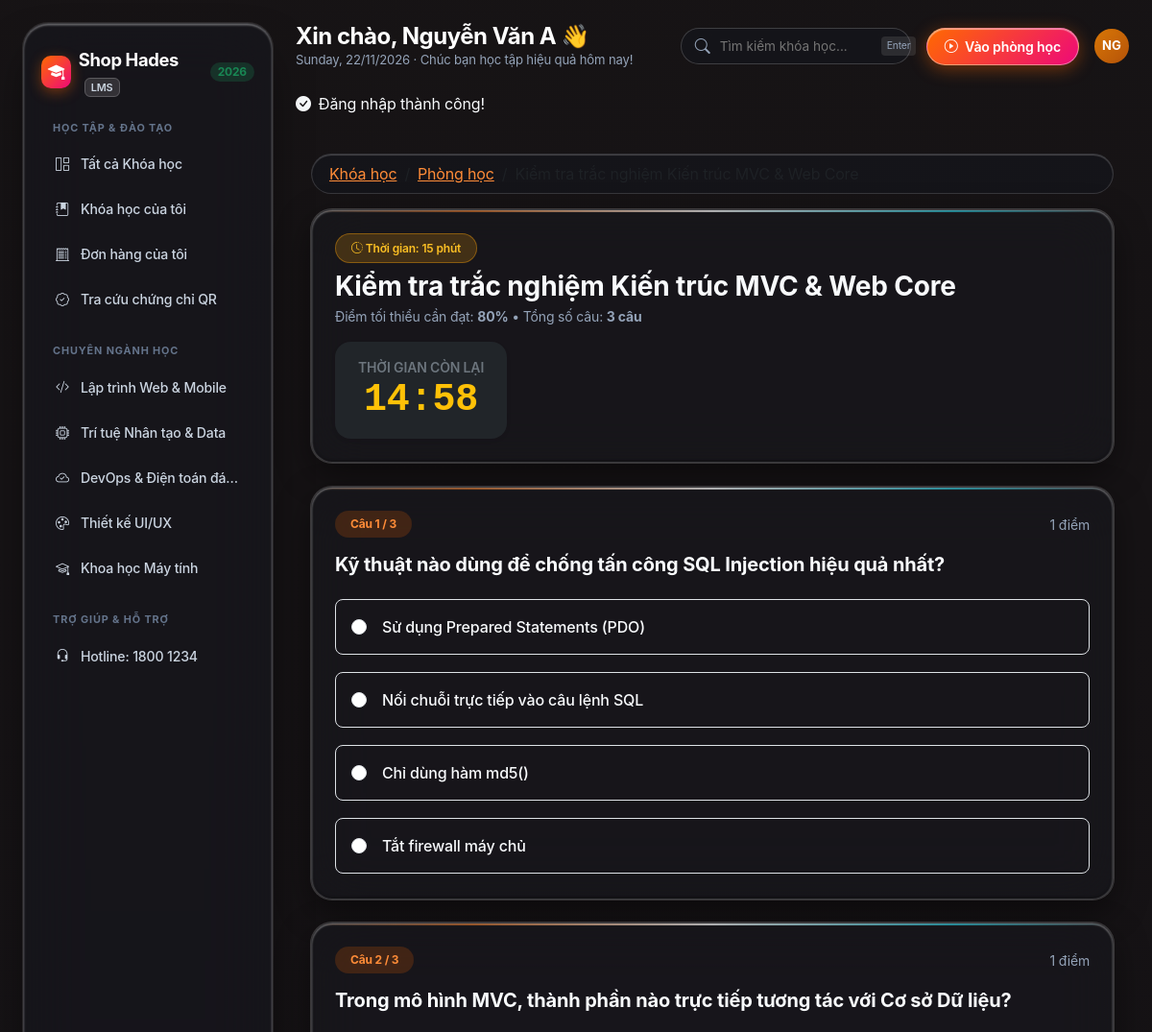
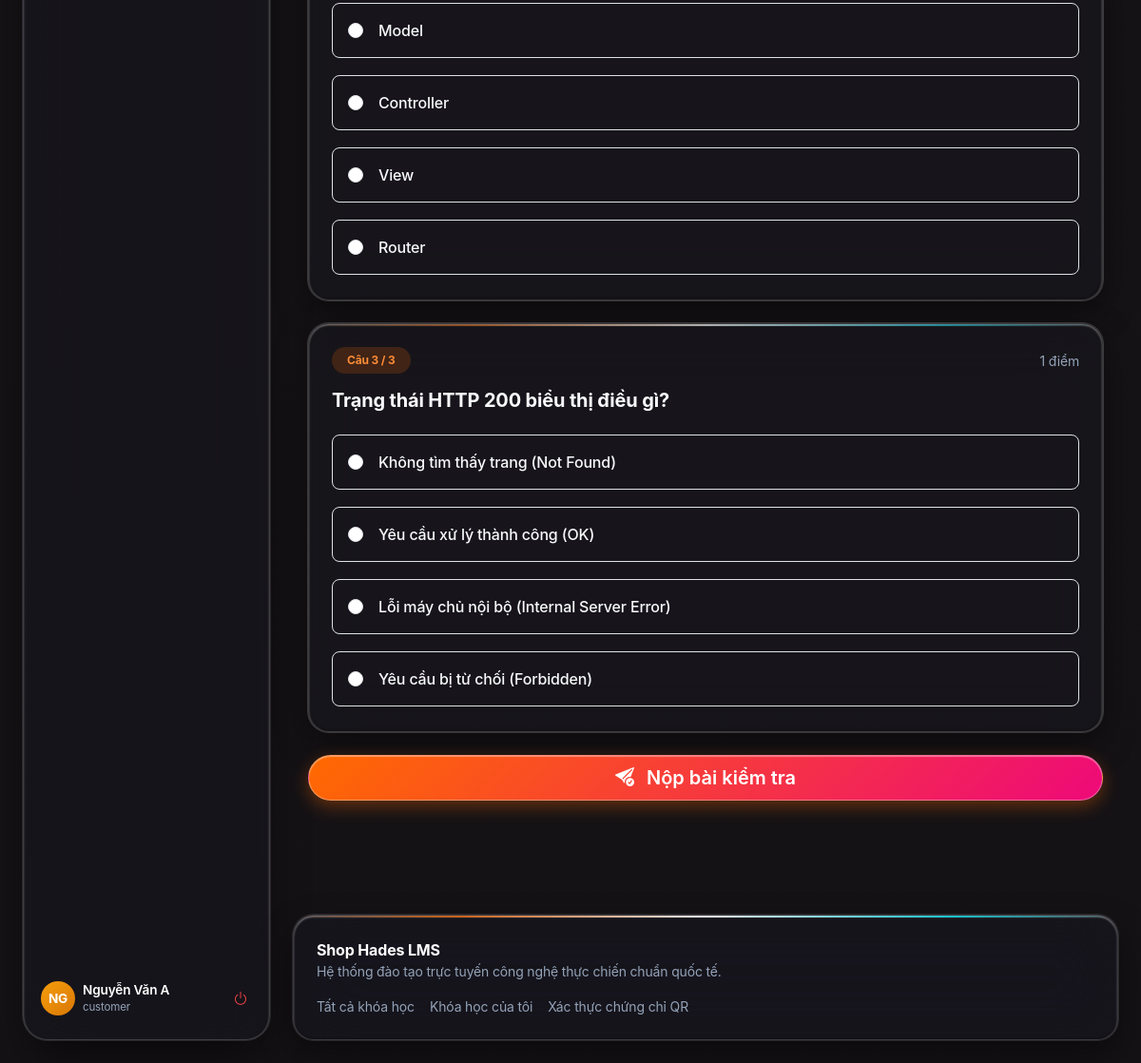
The app's page /quiz/1 (signed in) with its own data (2 pictures, top to bottom).
### tables this page shows
CREATE TABLE `users` (
  `id` int unsigned NOT NULL AUTO_INCREMENT,
  `name` varchar(100) NOT NULL,
  `email` varchar(150) NOT NULL,
  `phone` varchar(20) NOT NULL DEFAULT '',
  `avatar` varchar(255) DEFAULT NULL,
  `password` varchar(255) NOT NULL,
  `role` enum('admin','customer','shipper','student','instructor') NOT NULL DEFAULT 'student',
  `status` enum('active','inactive','banned') NOT NULL DEFAULT 'active',
  `created_at` datetime NOT NULL DEFAULT CURRENT_TIMESTAMP,
  `failed_login_attempts` int unsigned NOT NULL DEFAULT '0',
  `lockout_until` datetime DEFAULT NULL,
  `loyalty_points` int unsigned NOT NULL DEFAULT '0',
  `loyalty_tier` varchar(30) NOT NULL DEFAULT 'Standard',
  `two_factor_secret` varchar(100) DEFAULT NULL,
  `two_factor_enabled` tinyint(1) NOT NULL DEFAULT '0',
  PRIMARY KEY (`id`),
  UNIQUE KEY `users_email_unique` (`email`)
);

CREATE TABLE `quizzes` (
  `id` int unsigned NOT NULL AUTO_INCREMENT,
  `course_id` int unsigned NOT NULL,
  `lesson_id` int unsigned DEFAULT NULL,
  `title` varchar(255) NOT NULL,
  `description` text,
  `duration_minutes` int unsigned NOT NULL DEFAULT '15',
  `passing_score` decimal(5,2) NOT NULL DEFAULT '80.00',
  `max_attempts` tinyint unsigned NOT NULL DEFAULT '0',
  `is_random_questions` tinyint(1) DEFAULT '0',
  `created_at` timestamp NULL DEFAULT CURRENT_TIMESTAMP,
  PRIMARY KEY (`id`),
  UNIQUE KEY `lesson_id` (`lesson_id`),
  KEY `course_id` (`course_id`),
  CONSTRAINT `quizzes_ibfk_1` FOREIGN KEY (`course_id`) REFERENCES `courses` (`id`) ON DELETE CASCADE,
  CONSTRAINT `quizzes_ibfk_2` FOREIGN KEY (`lesson_id`) REFERENCES `lessons` (`id`) ON DELETE CASCADE
);

CREATE TABLE `quiz_questions` (
  `id` int unsigned NOT NULL AUTO_INCREMENT,
  `quiz_id` int unsigned NOT NULL,
  `question_text` text NOT NULL,
  `question_type` enum('single_choice','multiple_choice','true_false') NOT NULL DEFAULT 'single_choice',
  `points` decimal(5,2) NOT NULL DEFAULT '1.00',
  `explanation` text,
  `sort_order` int unsigned NOT NULL DEFAULT '0',
  `created_at` timestamp NULL DEFAULT CURRENT_TIMESTAMP,
  PRIMARY KEY (`id`),
  KEY `quiz_id` (`quiz_id`),
  CONSTRAINT `quiz_questions_ibfk_1` FOREIGN KEY (`quiz_id`) REFERENCES `quizzes` (`id`) ON DELETE CASCADE
);

CREATE TABLE `quiz_answers` (
  `id` int unsigned NOT NULL AUTO_INCREMENT,
  `question_id` int unsigned NOT NULL,
  `answer_text` text NOT NULL,
  `is_correct` tinyint(1) NOT NULL DEFAULT '0',
  `created_at` timestamp NULL DEFAULT CURRENT_TIMESTAMP,
  PRIMARY KEY (`id`),
  KEY `question_id` (`question_id`),
  CONSTRAINT `quiz_answers_ibfk_1` FOREIGN KEY (`question_id`) REFERENCES `quiz_questions` (`id`) ON DELETE CASCADE
);

### views/client/quiz/show.php (the view, shortened to what the rows shown need)
<div class="container py-4" style="max-width: 860px;">
    <nav aria-label="breadcrumb" class="mb-3">
        <ol class="breadcrumb">
            <li class="breadcrumb-item"><a href="/courses/<?= $quiz['course_id'] ?>">Khóa học</a></li>
            <li class="breadcrumb-item"><a href="/learn/<?= $quiz['course_id'] ?>">Phòng học</a></li>
            <li class="breadcrumb-item active"><?= e($quiz['title']) ?></li>
        </ol>
    </nav>
    <div class="card border-0 shadow-sm rounded-4 p-4 mb-4 bg-white">
        <div class="d-flex justify-content-between align-items-center flex-wrap gap-3">
            <div>
                <span class="badge bg-warning text-dark px-3 py-2 rounded-pill fw-bold mb-2">
                    <i class="bi bi-clock-history"></i> Thời gian: <?= (int)$quiz['duration_minutes'] ?> phút
                </span>
                <h2 class="h3 fw-bold text-dark mb-1"><?= e($quiz['title']) ?></h2>
                <p class="text-muted small mb-0">Điểm tối thiểu cần đạt: <strong><?= (float)$quiz['passing_score'] ?>%</strong> • Tổng số câu: <strong><?= count($questions) ?> câu</strong></p>
            </div>
            <div class="bg-dark text-white rounded-4 px-4 py-3 text-center shadow-sm">
                <div class="small text-secondary text-uppercase fw-semibold">Thời gian còn lại</div>
                <div id="countdownTimer" class="display-6 fw-bold text-warning font-monospace">10:00</div>
            </div>
        </div>
    </div>
    <form id="quizForm" method="post" action="/quiz/<?= $quiz['id'] ?>/submit">
        <?php foreach ($questions as $idx => $q): ?>
            <div class="card border-0 shadow-sm rounded-4 p-4 mb-4">
                <div class="d-flex justify-content-between align-items-center mb-3">
                    <span class="badge bg-primary-subtle text-primary fw-bold px-3 py-2 rounded-pill">
                        Câu <?= $idx + 1 ?> / <?= count($questions) ?>
                    </span>
                    <span class="text-muted small"><?= (float)$q['points'] ?> điểm</span>
                </div>
                <h5 class="fw-bold text-dark mb-4"><?= nl2br(e($q['question_text'])) ?></h5>
                <div class="d-flex flex-column gap-3">
                    <?php foreach ($q['answers'] as $ans): ?>
                        <label class="form-check p-3 border rounded-3 d-flex align-items-center gap-3 cursor-pointer transition-hover">
                            <input class="form-check-input ms-0 mt-0" type="radio" name="answers[<?= $q['id'] ?>]" value="<?= $ans['id'] ?>" required>
                            <span class="form-check-label text-dark fw-medium"><?= e($ans['answer_text']) ?></span>
                        </label>
                    <?php endforeach; ?>
                </div>
            </div>
        <?php endforeach; ?>
        <div class="d-grid gap-2 mb-5">
            <button type="submit" class="btn btn-primary btn-lg rounded-pill fw-bold py-3">
                <i class="bi bi-send-check-fill me-2"></i> Nộp bài kiểm tra
            </button>
        </div>
    </form>
</div>

### src/Router.php (shortened to what the rows shown need)
<?php
class Router
{
    private array $routes = [];
    public function get(string $path, callable $handler): void
    {
        $this->routes['GET'][$path] = $handler;
    }
    public function post(string $path, callable $handler): void
    {
        $this->routes['POST'][$path] = $handler;
    }
    public function delete(string $path, callable $handler): void
    {
        $this->routes['DELETE'][$path] = $handler;
    }
    public function dispatch(string $method, string $uri): void
    {
        $path = parse_url($uri, PHP_URL_PATH) ?: '/';
        $routes = $this->routes[$method] ?? [];
        foreach ($routes as $pattern => $handler) {
            $regex = '#^' . preg_replace('#\{([a-zA-Z_]+)\}#', '([^/]+)', $pattern) . '$#';
            if (preg_match($regex, $path, $matches)) {
                array_shift($matches);
                $handler(...$matches);
                return;
            }
        }
    }
}

### views/layouts/client.php (shortened to what the rows shown need)
<!DOCTYPE html>
<html lang="vi">
<head>
    <link href="https://cdn.jsdelivr.net/npm/bootstrap@5.3.3/dist/css/bootstrap.min.css" rel="stylesheet">
    <link href="https://cdn.jsdelivr.net/npm/bootstrap-icons@1.11.3/font/bootstrap-icons.min.css" rel="stylesheet">
    <link href="/css/glassy-theme.css" rel="stylesheet">
</head>
<body class="refract-dashboard-body">
<?php
$uri = $_SERVER['REQUEST_URI'] ?? '/';
$isActive = fn($path) => str_starts_with($uri, $path) ? 'active' : '';
if (!function_exists('getCategoryIcon')) {
    function getCategoryIcon(string $name): string {
        $nameLower = strtolower($name);
        if (str_contains($nameLower, 'lập trình') || str_contains($nameLower, 'phần mềm') || str_contains($nameLower, 'code')) return 'bi-code-slash';
        if (str_contains($nameLower, 'dữ liệu') || str_contains($nameLower, 'ai') || str_contains($nameLower, 'data')) return 'bi-cpu';
        if (str_contains($nameLower, 'thiết kế') || str_contains($nameLower, 'ui/ux') || str_contains($nameLower, 'đồ họa')) return 'bi-palette';
        if (str_contains($nameLower, 'devops') || str_contains($nameLower, 'cloud') || str_contains($nameLower, 'hệ thống')) return 'bi-cloud-check';
        return 'bi-mortarboard';
    }
}
if (empty($categories)) {
    try {
        $categories = \App\DB::connection()->query("SELECT id, name, slug FROM categories ORDER BY id ASC")->fetchAll(PDO::FETCH_ASSOC);
    } catch (\Throwable $e) {
        $categories = [];
    }
}
?>
<div class="refract-app-container">
    <aside class="refract-sidebar">
        <div class="refract-brand d-flex align-items-center justify-content-between mb-4">
            <a href="/" class="d-flex align-items-center gap-2 text-decoration-none">
                <div class="brand-prism-icon">
                    <i class="bi bi-mortarboard-fill"></i>
                </div>
                <div class="brand-text">
                    <span class="brand-title"><?= e(config('app_name', 'Hades')) ?></span>
                    <span class="badge-crm">LMS</span>
                </div>
            </a>
            <span class="badge rounded-pill bg-success bg-opacity-25 text-success small px-2 py-1">2026</span>
        </div>
        <div class="sidebar-section">
            <div class="section-label">HỌC TẬP & ĐÀO TẠO</div>
            <a href="/courses" class="sidebar-nav-item <?= ($uri === '/' || $uri === '/courses' || str_starts_with($uri, '/courses')) ? 'active' : '' ?>">
                <i class="bi bi-grid-1x2"></i>
                <span>Tất cả Khóa học</span>
            </a>
            <a href="/my-courses" class="sidebar-nav-item <?= $isActive('/my-courses') ?>">
                <i class="bi bi-journal-bookmark-fill"></i>
                <span>Khóa học của tôi</span>
            </a>
            <a href="/orders" class="sidebar-nav-item <?= $isActive('/orders') ?>">
                <i class="bi bi-receipt-cutoff"></i>
                <span>Đơn hàng của tôi</span>
            </a>
            <a href="/verify-certificate" class="sidebar-nav-item <?= $isActive('/verify-certificate') ?>">
                <i class="bi bi-patch-check"></i>
                <span>Tra cứu chứng chỉ QR</span>
            </a>
        </div>
        <div class="sidebar-section">
            <div class="section-label">CHUYÊN NGÀNH HỌC</div>
            <?php foreach (($categories ?? []) as $cat): ?>
                <a href="/courses?category=<?= (int)$cat['id'] ?>" class="sidebar-nav-item <?= ((string)($_GET['category'] ?? '') === (string)$cat['id']) ? 'active' : '' ?>">
                    <i class="bi <?= getCategoryIcon($cat['name']) ?>"></i>
                    <span class="text-truncate"><?= e($cat['name']) ?></span>
                </a>
            <?php endforeach; ?>
        </div>
        <div class="sidebar-section">
            <div class="section-label">TRỢ GIÚP & HỖ TRỢ</div>
            <a href="tel:<?= e(config('hotline', '18001234')) ?>" class="sidebar-nav-item">
                <i class="bi bi-headset"></i>
                <span>Hotline: <?= e(config('hotline', '1800 1234')) ?></span>
            </a>
        </div>
        <div class="sidebar-user-pill mt-auto pt-3">
            <?php if ($user = authUser()): ?>
                <div class="d-flex align-items-center gap-2">
                    <a href="/profile" class="text-decoration-none d-flex align-items-center gap-2 flex-grow-1 overflow-hidden" title="Xem hồ sơ cá nhân">
                        <div class="user-avatar-circle flex-shrink-0">
                            <?= strtoupper(substr($user['name'] ?? 'US', 0, 2)) ?>
                        </div>
                        <div class="user-info flex-grow-1 overflow-hidden">
                            <div class="user-name text-truncate"><?= e($user['name']) ?></div>
                            <div class="user-role text-truncate"><?= e($user['role'] ?? 'Student') ?></div>
                        </div>
                    </a>
                    <form method="post" action="/logout" class="m-0">
                        <button type="submit" class="btn-logout-icon" title="Đăng xuất">
                            <i class="bi bi-power"></i>
                        </button>
                    </form>
                </div>
            <?php endif; ?>
        </div>
    </aside>
    <main class="refract-main-content">
        <header class="refract-topbar d-flex align-items-center justify-content-between mb-4">
            <div class="topbar-greeting">
                <h4 class="mb-0 fw-bold">Xin chào, <?= e(authUser()['name'] ?? 'Học viên') ?> 👋</h4>
                <div class="greeting-date"><?= date('l, d/m/Y') ?> · Chúc bạn học tập hiệu quả hôm nay!</div>
            </div>
            <div class="d-flex align-items-center gap-3">
                <form class="refract-search-pill" action="/courses" method="get">
                    <i class="bi bi-search text-muted me-2"></i>
                    <input type="text" name="q" value="<?= e($_GET['q'] ?? '') ?>" placeholder="Tìm kiếm khóa học..." class="border-0 bg-transparent text-white" style="outline: none; font-size: 0.85rem; width: 170px;">
                    <span class="badge-shortcut">Enter</span>
                </form>
                <?php if ($user = authUser()): ?>
                    <?php if (isAdmin()): ?>
                        <a href="/admin/lms/dashboard" class="btn-refract-action" style="background: linear-gradient(135deg, #f59e0b 0%, #d97706 100%) !important;">
                            <i class="bi bi-speedometer2 me-1"></i> Quản trị LMS
                        </a>
                    <?php else: ?>
                        <a href="/my-courses" class="btn-refract-action">
                            <i class="bi bi-play-circle me-1"></i> Vào phòng học
                        </a>
                    <?php endif; ?>
                    <div class="dropdown">
                        <button class="avatar-refract-pill border-0 p-0" type="button" data-bs-toggle="dropdown" aria-expanded="false" title="Tài khoản: <?= e($user['name']) ?>">
                            <?= strtoupper(substr($user['name'] ?? 'US', 0, 2)) ?>
                        </button>
                    </div>
                <?php else: ?>
                    <a href="/register" class="btn-refract-action">
                        <i class="bi bi-person-plus me-1"></i> Bắt đầu ngay
                    </a>
                <?php endif; ?>
            </div>
        </header>
        <?php if ($msg = flash('success')): ?>
            <div class="refract-alert alert-success d-flex align-items-center gap-2 mb-3">
                <i class="bi bi-check-circle-fill"></i>
                <span><?= e($msg) ?></span>
            </div>
        <?php endif; ?>
        <div class="refract-body-wrapper">
            <?= $content ?? '' ?>
        </div>
        <footer class="refract-card p-4 mt-5">
            <div class="d-flex justify-content-between align-items-center flex-wrap gap-3">
                <div>
                    <div class="fw-bold text-white"><?= e(config('app_name', 'Hades Academy')) ?> LMS</div>
                    <div class="small text-muted">Hệ thống đào tạo trực tuyến công nghệ thực chiến chuẩn quốc tế.</div>
                </div>
                <div class="small text-muted d-flex gap-3">
                    <a href="/courses" class="text-decoration-none text-muted hover-underline">Tất cả khóa học</a>
                    <a href="/my-courses" class="text-decoration-none text-muted hover-underline">Khóa học của tôi</a>
                    <a href="/verify-certificate" class="text-decoration-none text-muted hover-underline">Xác thực chứng chỉ QR</a>
                </div>
            </div>
        </footer>
    </main>
</div>
</body>
</html>

### records on screen
users: name "NG", name "Nguyễn Văn A", role "customer"
quizzes: duration_minutes "15", title "Kiểm tra trắc nghiệm Kiến trúc MVC & Web Core", passing_score "80"
quiz_questions: count($questions) "3", points "1", question_text "Kỹ thuật nào dùng để chống tấn công SQL Injection hiệu quả nhất?"
quiz_answers: answer_text "Sử dụng Prepared Statements (PDO)"
quiz_answers: answer_text "Nối chuỗi trực tiếp vào câu lệnh SQL"
quiz_answers: answer_text "Chỉ dùng hàm md5()"
quiz_answers: answer_text "Tắt firewall máy chủ"
quiz_questions: count($questions) "3", points "1", question_text "Trong mô hình MVC, thành phần nào trực tiếp tương tác với Cơ sở Dữ liệu?"
quiz_answers: answer_text "Model"
quiz_answers: answer_text "Controller"
quiz_answers: answer_text "View"
quiz_answers: answer_text "Router"
quiz_questions: count($questions) "3", points "1", question_text "Trạng thái HTTP 200 biểu thị điều gì?"
quiz_answers: answer_text "Không tìm thấy trang (Not Found)"
quiz_answers: answer_text "Yêu cầu xử lý thành công (OK)"
quiz_answers: answer_text "Lỗi máy chủ nội bộ (Internal Server Error)"
quiz_answers: answer_text "Yêu cầu bị từ chối (Forbidden)"

### other values on screen
$cat['name'] "Lập trình Web & Mobile"
$cat['name'] "Trí tuệ Nhân tạo & Data"
$cat['name'] "DevOps & Điện toán đá…"
$cat['name'] "Thiết kế UI/UX"
$cat['name'] "Khoa học Máy tính"
count($questions) "3"
